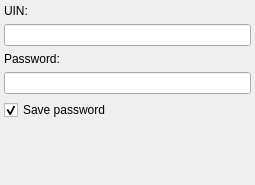
<?xml version="1.0" encoding="UTF-8"?>
<ui version="4.0">
 <class>LoginForm</class>
 <widget class="QWidget" name="LoginForm">
  <property name="geometry">
   <rect>
    <x>0</x>
    <y>0</y>
    <width>255</width>
    <height>185</height>
   </rect>
  </property>
  <property name="windowTitle">
   <string>AddAccountForm</string>
  </property>
  <layout class="QGridLayout" name="gridLayout">
   <property name="margin">
    <number>4</number>
   </property>
   <item row="0" column="0">
    <layout class="QVBoxLayout" name="verticalLayout">
     <item>
      <widget class="QLabel" name="label">
       <property name="text">
        <string>UIN:</string>
       </property>
      </widget>
     </item>
     <item>
      <widget class="QLineEdit" name="uinEdit"/>
     </item>
     <item>
      <widget class="QLabel" name="label_2">
       <property name="text">
        <string>Password:</string>
       </property>
      </widget>
     </item>
     <item>
      <widget class="QLineEdit" name="passwordEdit">
       <property name="echoMode">
        <enum>QLineEdit::Password</enum>
       </property>
      </widget>
     </item>
     <item>
      <widget class="QCheckBox" name="passwordBox">
       <property name="text">
        <string>Save password</string>
       </property>
       <property name="checked">
        <bool>true</bool>
       </property>
      </widget>
     </item>
    </layout>
   </item>
   <item row="1" column="0">
    <spacer name="verticalSpacer">
     <property name="orientation">
      <enum>Qt::Vertical</enum>
     </property>
     <property name="sizeHint" stdset="0">
      <size>
       <width>20</width>
       <height>33</height>
      </size>
     </property>
    </spacer>
   </item>
  </layout>
 </widget>
 <layoutdefault spacing="6" margin="11"/>
 <resources/>
 <connections/>
</ui>
